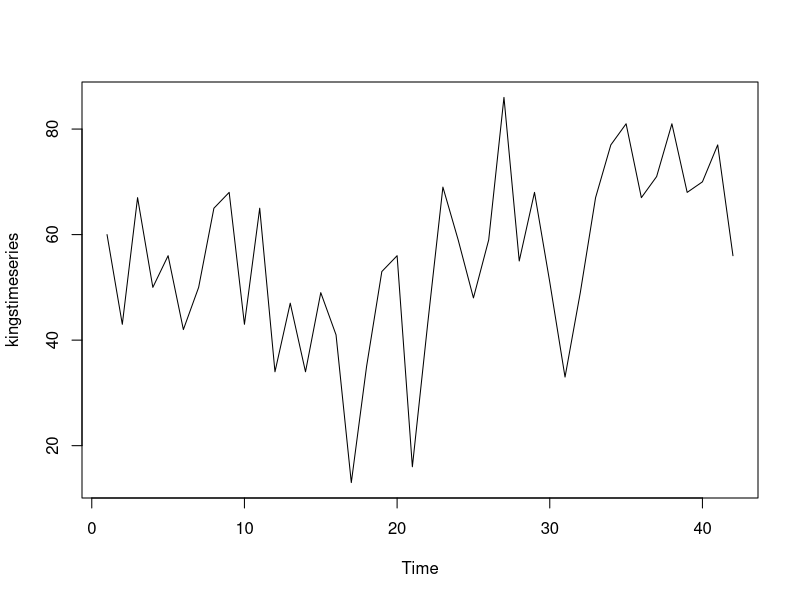
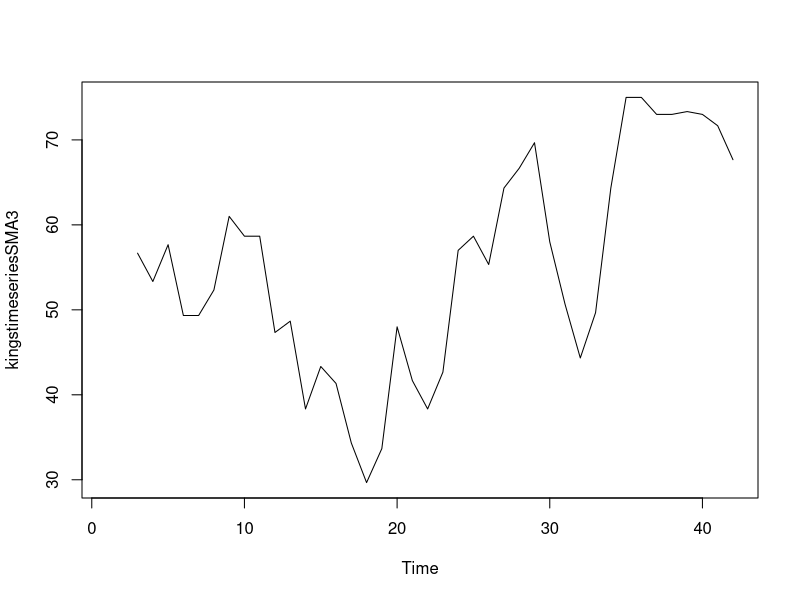
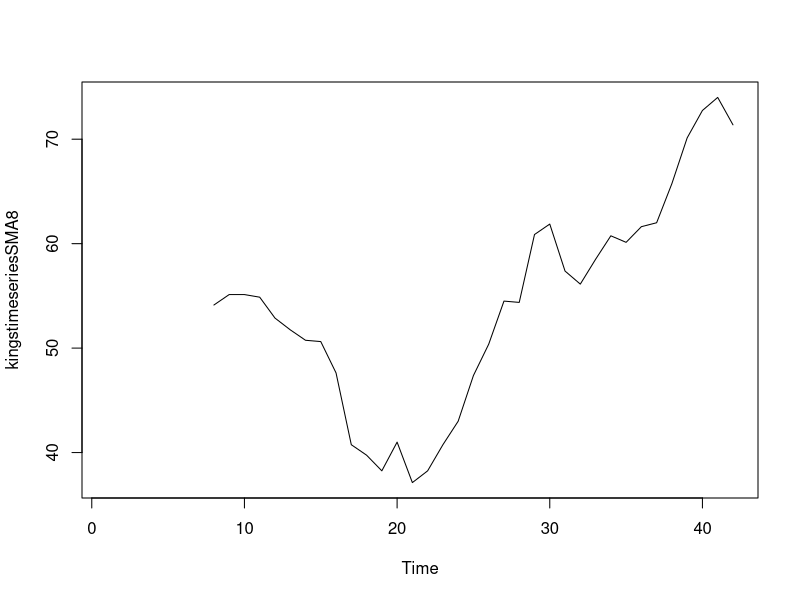
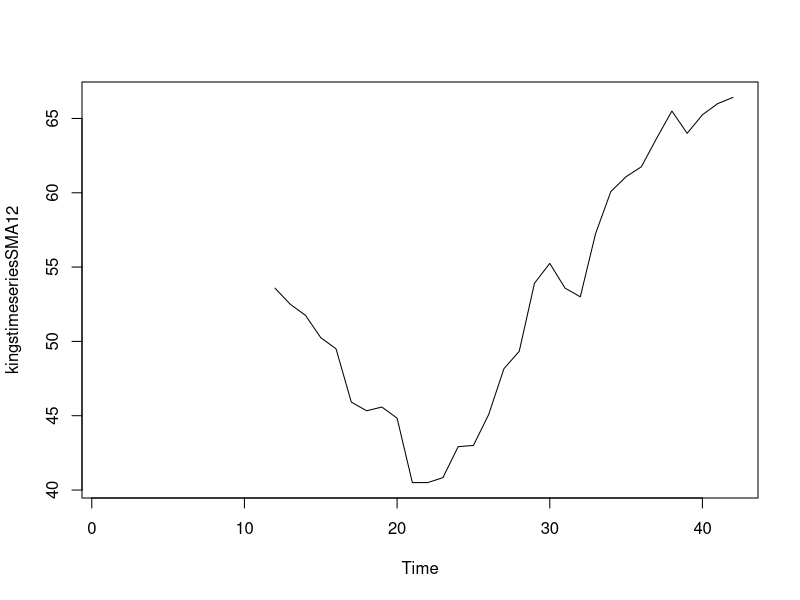
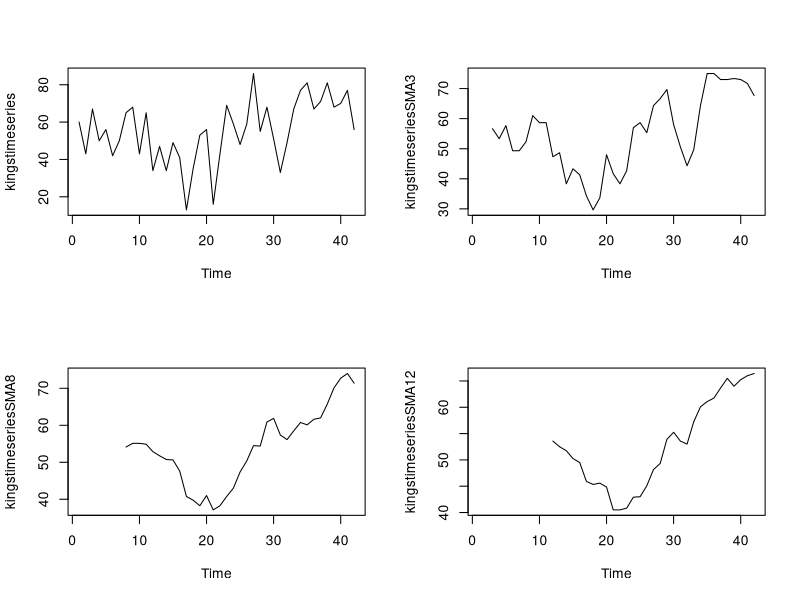
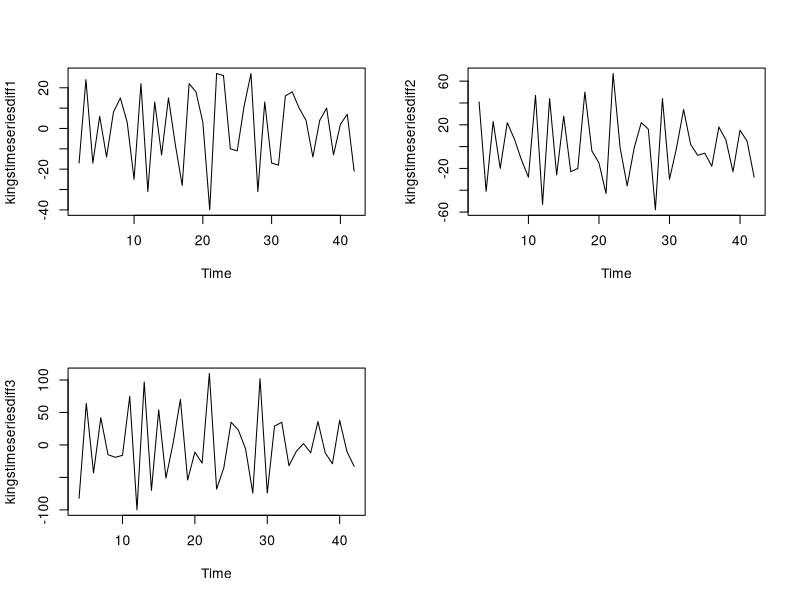
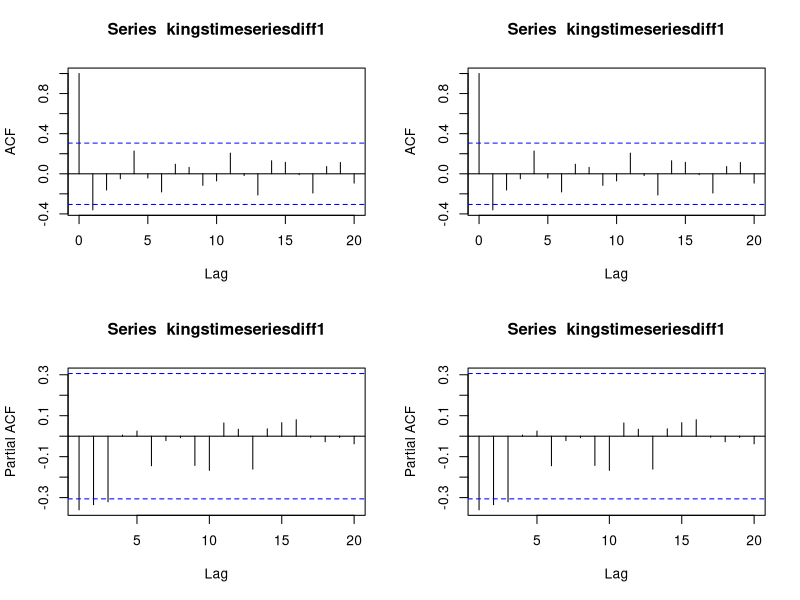
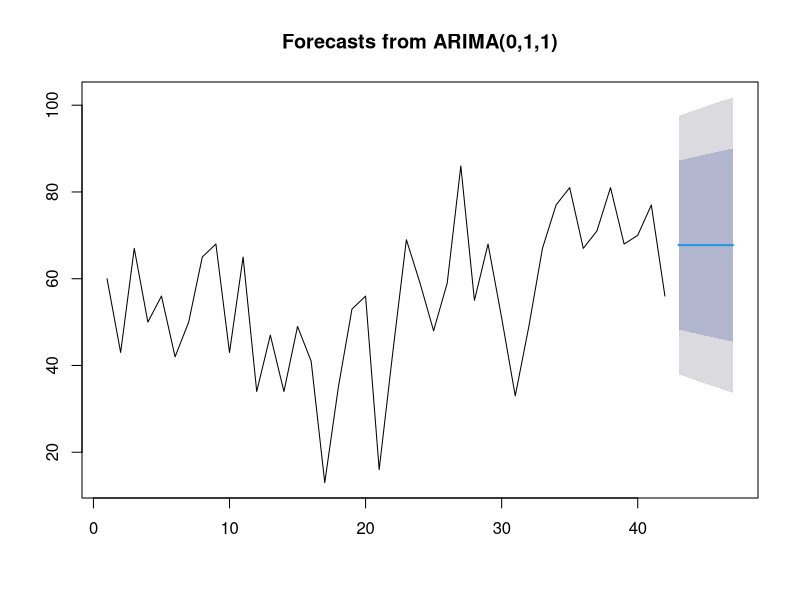

Write the R code that produced these figures, in order.
rm(list=ls())
getwd()

##-----------------------------------------------------------------------------
## chpt 3. time series
##-----------------------------------------------------------------------------


#install.packages("TTR")
library(TTR)

#install.packages("forecast")
library(forecast)


#------------------------------------------------------------------
# decompose non-seasonal data
# ???? ?յ??? ???��? ???? ??????
#------------------------------------------------------------------


kings <- c(60, 43, 67, 50, 56, 42, 50, 65, 68, 43,
           65, 34, 47, 34, 49, 41, 13, 35, 53, 56,
           16, 43, 69, 59, 48, 59, 86, 55, 68, 51,
           33, 49, 67, 77, 81, 67, 71, 81, 68, 70,
           77, 56)

### ----------------------------------------------------------------
#kings <- read.table("http://robjhyndman.com/tsdldata/misc/kings.dat", header=TRUE, sep=",",
#                   stringsAsFactors=FALSE, na.strings=c('NIL'),
#                   comment.char="#", encoding="UTF-8")
#kings <- scan("http://robjhyndman.com/tsdldata/misc/kings.dat")
#write.table(data, file="data/data.csv", append=FALSE, quote=FALSE, sep=",", row.names=FALSE)
### ----------------------------------------------------------------

kingstimeseries <- ts(kings)            #ts?Լ??? Ȱ???Ͽ? ?????͸? ?ð迭?????ͷ? ??ȯ

"____ (SET) TIME SERIES DATA ___
Time Series:
Start = 1
End = 42
Frequency = 1
"
kingstimeseries
head(kingstimeseries)
summary(kingstimeseries)

plot.ts(kingstimeseries)                #plot.ts ?Լ??? Ȱ???Ͽ? ?ð迭?????͸? ????ȭ


#SMA ?Լ??? ?̿??? ?????? ?ð迭?? Ʈ???带 ?????ִ? ???ؽð迭?? ?̵????? ?׷??? ?׸???
kingstimeseriesSMA3 <- SMA(kingstimeseries,n=3)
plot.ts(kingstimeseriesSMA3)

kingstimeseriesSMA8<-SMA(kingstimeseries,n=8)
plot.ts(kingstimeseriesSMA8)

kingstimeseriesSMA12<-SMA(kingstimeseries,n=12)
plot.ts(kingstimeseriesSMA12)

par(mfrow=c(2,2))                        #?ϳ??? ?׷??? ȭ?鿡 ?Բ? ǥ???ϱ?
plot.ts(kingstimeseries)
plot.ts(kingstimeseriesSMA3)
plot.ts(kingstimeseriesSMA8)
plot.ts(kingstimeseriesSMA12)


#?????Ͽ? ��???? Ȯ???ϱ? (difference)
# diff ?Լ??? Ȱ???Ͽ? ?????? ?????ϱ?

kingstimeseriesdiff1 <- diff(kingstimeseries, differences = 1)
kingstimeseriesdiff2 <- diff(kingstimeseries, differences = 2)
kingstimeseriesdiff3 <- diff(kingstimeseries, differences = 3)
kingstimeseriesdiff1
kingstimeseriesdiff2
kingstimeseriesdiff3


par(mfrow=c(2,2))
plot.ts(kingstimeseriesdiff1)           #1?? ?????? ????, ???հ? ?л??? ?ð??? ??��???? ??��
plot.ts(kingstimeseriesdiff2)
plot.ts(kingstimeseriesdiff3)


mean(kingstimeseriesdiff1)
sd(kingstimeseriesdiff1)

mean(kingstimeseriesdiff2)
sd(kingstimeseriesdiff2)

mean(kingstimeseriesdiff3)
sd(kingstimeseriesdiff3)



# ARIMA ???? ??��?ϱ? ARIMA(p, 1, q)

# acf?Լ??? pacf ?Լ??? ?????Ͽ? ???? ??��?ϱ?

par(mfrow=c(2,2))
acf(kingstimeseriesdiff1, lag.max=20)          #1?? ?????? ?????ͷ? (ACF) Ȯ??
acf(kingstimeseriesdiff1, lag.max=20)
#--- lag = 0 ??���� ???? ??��
#--- lag = 1 ?? ??��?? ��?? ?????ۿ? ??��
#--- lag = 2 ?? ??��???? ???? ��?? ?????ȿ? ??�� lag?? 2???? ????���� ???? -> MA(1)????


pacf(kingstimeseriesdiff1, lag.max=20)         #1?? ?????? ?????ͷ? (PACF) Ȯ??
pacf(kingstimeseriesdiff1, lag.max=20)
#pacf(kingstimeseriesdiff1, lag.max=20, plot=FALSE)
#--- lag = 0 ??���� ?ڷ? ??��
#--- lag = 1, 2, 3 ??��?? ��?? ?????ۿ? ??��
#--- lag = 4 ?? ??��???? ???? ��?? ?????ȿ? ??�� lag?? 4???? ????���� ???? -> AR(3) 모형



# forecast package ?? ?????? auto.arima ?Լ??? ?̿??? ???? ã??

auto.arima(kings)
#--- ARIMA(0, 1, 1) �� ???? ?????? ????��?? ????


#  ARIMA ????�� ???? ?̷? ?????ϱ?
# ARIMA????��?? ?????? ??��?ϱ?(fitting)

kingstimeseriesARIMA<- arima(kingstimeseries, order=c(0, 1, 1))
kingstimeseriesARIMA

# forecast.Arima ?Լ??? ???? ?̷? ?????ϱ?

kingstimeseriesforecasts<-forecast(kingstimeseriesARIMA)
kingstimeseriesforecasts

# 5??�� ?????ϰ??? ?Ѵٸ? h=5?? ??��????

kingstimeseriesforecasts<-forecast(kingstimeseriesARIMA,h=5)
kingstimeseriesforecasts

# ?̷? ?????? ???? ??ǥ ?׸???

par(mfrow=c(1,1))
plot(kingstimeseriesforecasts)
